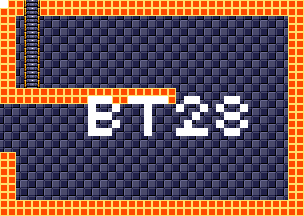

Tiled map render using the project's own tile images. Description and the map definition, with tile-layer contents summarised, below:
An orthogonal 38x27 tile map with 8x8 px tiles, 4 tile layers (background, foreground, room numbers, Objects), 15 tilesets.

<map version="1.5" tiledversion="1.7.1" orientation="orthogonal" renderorder="right-down" width="38" height="27" tilewidth="8" tileheight="8" infinite="0" nextlayerid="11" nextobjectid="1">
 <tileset firstgid="1" source="tilesheets/tsKarniMata.tsx" />
 <tileset firstgid="1025" source="tilesheets/tsVoodooWasp.tsx" />
 <tileset firstgid="2049" source="tilesheets/tsBurial.tsx" />
 <tileset firstgid="3073" source="tilesheets/tsBlueTemple.tsx" />
 <tileset firstgid="4097" source="tilesheets/tsGoddess.tsx" />
 <tileset firstgid="5121" source="tilesheets/tsKonark.tsx" />
 <tileset firstgid="6145" name="sEnemies" tilewidth="8" tileheight="8" tilecount="1024" columns="32">
  <image source="../grapx/tilesheets/sObjects.bmp" trans="ff94ff" width="256" height="256" />
 </tileset>
 <tileset firstgid="7169" source="tilesheets/tsIceTemple.tsx" />
 <tileset firstgid="8193" source="tilesheets/tsLavaArea.tsx" />
 <tileset firstgid="9217" source="tilesheets/tsBossArea.tsx" />
 <tileset firstgid="10241" source="tilesheets/tsPegu.tsx" />
 <tileset firstgid="11265" source="tilesheets/sTiwanakuTemple.tsx" />
 <tileset firstgid="12289" source="tilesheets/sIndraTemple.tsx" />
 <tileset firstgid="13313" source="tilesheets/sTeleport.tsx" />
 <tileset firstgid="14337" source="tilesheets/sObjects.tsx" />
 <layer id="2" name="background" width="38" height="27">
  <data>[1026 cells, 1026 non-empty, 2 distinct tile ids]</data>
 </layer>
 <layer id="1" name="foreground" width="38" height="27">
  <data>[1026 cells, 290 non-empty, 3 distinct tile ids]</data>
 </layer>
 <layer id="7" name="room numbers" width="38" height="27">
  <data>[1026 cells, 43 non-empty, 1 distinct tile ids]</data>
 </layer>
 <layer id="10" name="Objects" width="38" height="27">
  <data>[1026 cells, 0 non-empty, 0 distinct tile ids]</data>
 </layer>
</map>
